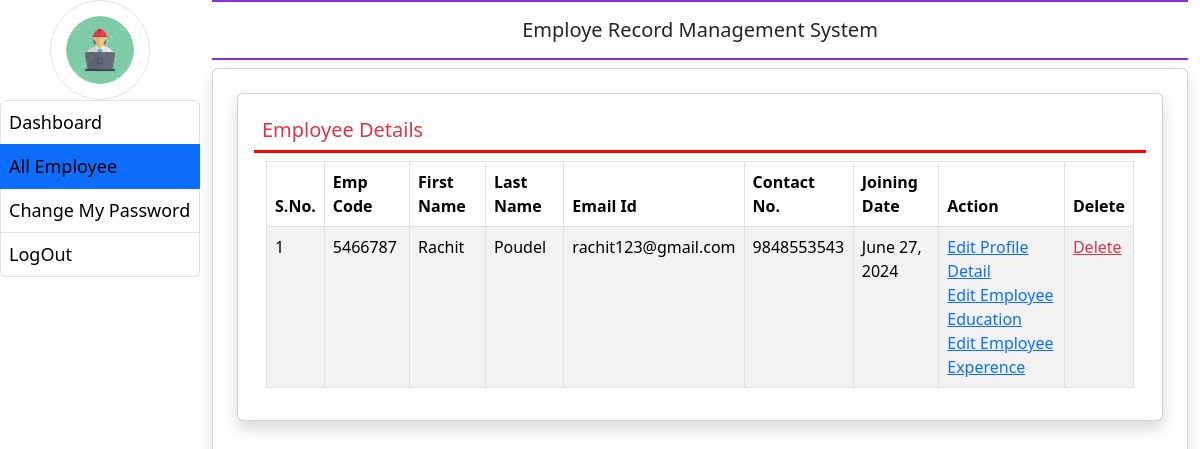
Screenshot of /all_employee/ (signed in) with the database file from the repository.
### employee/models.py (models this page shows, shortened)
class EmployeeDetails(models.Model):
    user = models.ForeignKey(User, on_delete=models.CASCADE)
    empcode = models.CharField(max_length=50)
    empdept = models.CharField(max_length=20, null=True)
    designation = models.CharField(max_length=100, null=True)
    contact = models.CharField(max_length=100, null=True)
    gender = models.CharField(max_length=10, null=True)
    joiningdate = models.DateField(null=True)

### employee/views.py (the view)
# urls.py: path('all_employee/', all_employee, name='all_employee'),
def all_employee(request):
    if not request.user.is_authenticated or not request.user.is_staff:
        return redirect('admin_login')
    employee =EmployeeDetails.objects.all()
    context = {'employee': employee}
    return render(request, 'all_employee.html', context)

### employee/templates/all_employee.html
{% extends "admin_base.html" %}
{% block main %}
<div class="card shadow m-2"  box-shadow: 0 4px 8px rgba(0, 0, 0, 0.1);">
    <div class="card-body">
        <h5 class="p-2 text-danger" style="border-bottom: 3px solid red;"> Employee Details</h5>
        <div class="container-fluid">
            <table class="table table-bordered table-hover table-striped" id="example">
                <thead class="bg-danger text-danger">
                    <tr>
                        <th>S.No.</th>
                        <th>Emp Code</th>
                        <th>First Name</th>
                        <th>Last Name</th>
                        <th>Email Id</th>
                        <th>Contact No.</th>
                        <th>Joining Date</th>
                        <th>Action</th>
                        <th>Delete</th>
                    </tr>
                </thead>
                <tbody>
                    {% for i in employee %}
                    <tr>
                        <td>{{ forloop.counter }}</td>
                        <td>{{ i.empcode }}</td>
                        <td>{{ i.user.first_name }}</td>
                        <td>{{ i.user.last_name }}</td>
                        <td>{{ i.user.email }}</td>
                        <td>{{ i.contact }}</td>
                        <td>{{ i.joiningdate }}</td>
                        <td><a href="{% url 'edit_employee' i.id %}" class="text-primary">Edit Profile Detail</a>
                        <br>
                            <a href="{% url 'edit_education' i.user.id %}" class="text-primary">Edit Employee Education</a>
                            <br>
                            <a href="{% url 'edit_experience' i.user.id %}" class="text-primary">Edit Employee Experence</a>
                            <td><a href="{% url 'delete_employee' i.user.id %}" class="text-danger" onclick="return confirm('Are You Sure')">Delete</a></td>
                            </td>
                    </tr>
                    {% endfor %}
                </tbody>
            </table>
        </div>
    </div>
</div>
{% endblock %}

### rows the page displays
EmployeeDetails: empcode "5466787", user.first_name "Rachit", user.last_name "Poudel", user.email "rachit123@gmail.com", contact "9848553543", joiningdate "June 27, 2024"
